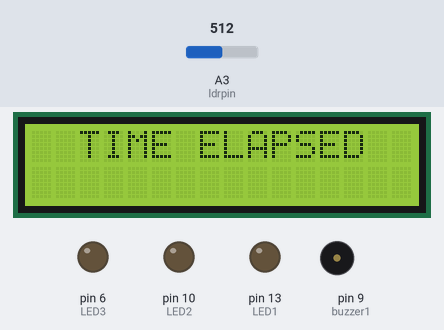
Simulated run of this sketch. Board: Arduino Uno, built with avr-gcc and run on an emulated ATmega328P. Shown: 16×2 character LCD, output pins drawn as LEDs (lit = HIGH), buzzer (waves = sounding). Dashed ring = blinking. Inputs (shaded band) come from the test bench; at power-on: A3 (ldrpin) = 512. What the sketch prints to the serial monitor is not drawn.

Above: at 1.2 s.
1.3 s: A3 (ldrpin) set to 490
At 6.6 s:
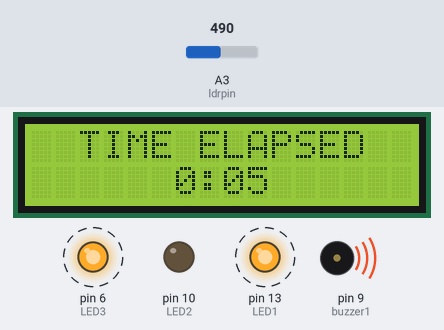
At 7.2 s:
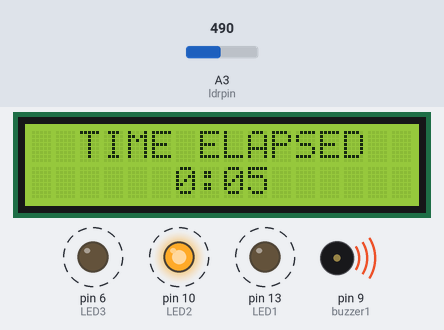
Timing chart, 0 to 15.8 s (numbered marks = the images above; inputs shaded):
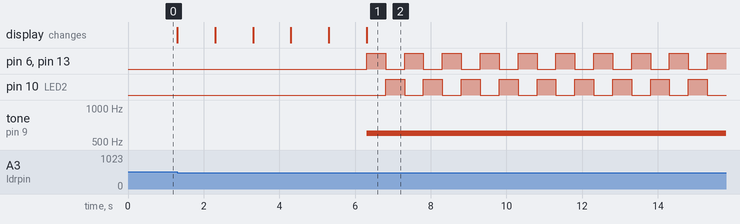

The sketch:

LCD.ino
```cpp
#include <LiquidCrystal.h>

#define TIMEFLAG (millis()- startTime - counter*60000)

// orange wires --> LEDs, yellow/blue wires --> LCD, green wire --> buzzer,
// initialize the library by associating any needed LCD interface pin
// with the arduino pin number it is connected to

const int rs = 12, en = 11, d4 = 5, d5 = 4, d6 = 3, d7 = 2;
const int buzzer1 = 9, button = 7, resetPin = 8, ldrpin = A3;
const int LED1 = 13, LED2 = 10, LED3 = 6;
      int minute = 0;
      int counter = 0;
      int val = 0;
      int startflag = 0, ledflag = 0;
      unsigned long startTime = 0;

LiquidCrystal lcd(rs, en, d4, d5, d6, d7);

int LDRsensor(long val)
{
  if (val < 500)
  {
    return 1;
  }
  return 0;
}


//Function implementing LED flash pattern
void LEDflash()
{
   digitalWrite(LED2, LOW);
   digitalWrite(LED1, HIGH);
   digitalWrite(LED3,HIGH);
   delay(500);
   digitalWrite(LED1, LOW);
   digitalWrite(LED3, LOW);
   digitalWrite(LED2, HIGH);
   delay(500);
   if (startflag > 10000)
       pinMode(resetPin, OUTPUT);
}

void reprint()
{
  lcd.clear();
  lcd.print("  TIME ELAPSED");
  lcd.setCursor(6, 1);
}


void setup() {
  Serial.begin(9600);

  // set up the LCD's number of columns and rows:
  lcd.begin(16, 2);

  // Print a message to the LCD.
  lcd.print("  TIME ELAPSED");

  //Sets up Buzzer:
   pinMode(buzzer1, OUTPUT);

  //Sets up Switch:
  //pinMode(button, INPUT);

  //Sets up Reset Pin:
  pinMode(resetPin, INPUT);
  digitalWrite(resetPin, LOW);

  //Sets up LED Pins:
  pinMode(LED1, OUTPUT);
  pinMode(LED2, OUTPUT);
  pinMode(LED3, OUTPUT);
  digitalWrite(LED1, LOW);
  digitalWrite(LED2, LOW);
  digitalWrite(LED3, LOW);


  //Serial Monitor for debugging
  Serial.begin(9600);
}

void loop() {
  int digitalval = 0;
  Serial.print(val);
  Serial.print(" ");
  Serial.print(digitalval);
  Serial.print(" ");
  Serial.print(startflag);


  val = analogRead(ldrpin);

  digitalval = LDRsensor(val);

  if (digitalval == 1)
  {
    startflag += 1;
  }

  if (startflag == 1)
  {
    startTime = millis();
    startflag += 1;
  }

  Serial.print(startflag);
  Serial.print("\n");

  if (startflag >= 2)
  {
    // set the cursor to column 0, line 1
    // (note: line 1 is the second row, since counting begins with 0):
    lcd.setCursor(6, 1);
    lcd.print(minute);
    lcd.print(":");
    // print the number of seconds since reset:

    if (TIMEFLAG < 10000)
    {
      lcd.print(0);
    }

    if (TIMEFLAG == 10000)
    {
      reprint();
    }


    lcd.print(TIMEFLAG / 1000);

    if (TIMEFLAG >= 60000)
    {
      counter += 1;
      minute += 1;
      reprint();
    }

    if (millis()- startTime >= 5000)
    {
      tone(buzzer1, 600);
      while(startflag <= 10000)
      {
        LEDflash();
      }


    }


   }


}
```

Measured:
- after the input at 1.3 s, pin 6 (LED3), pin 13 (LED1): alternates HIGH for 0.50 s and LOW for 0.50 s, starting after 5.0 s; pin 10 (LED2): alternates HIGH for 0.50 s and LOW for 0.50 s, starting after 5.5 s; tone on pin 9 (buzzer1): silent → 600 Hz after 5.0 s; the display: first changes at once (image 1 shows a later state)
